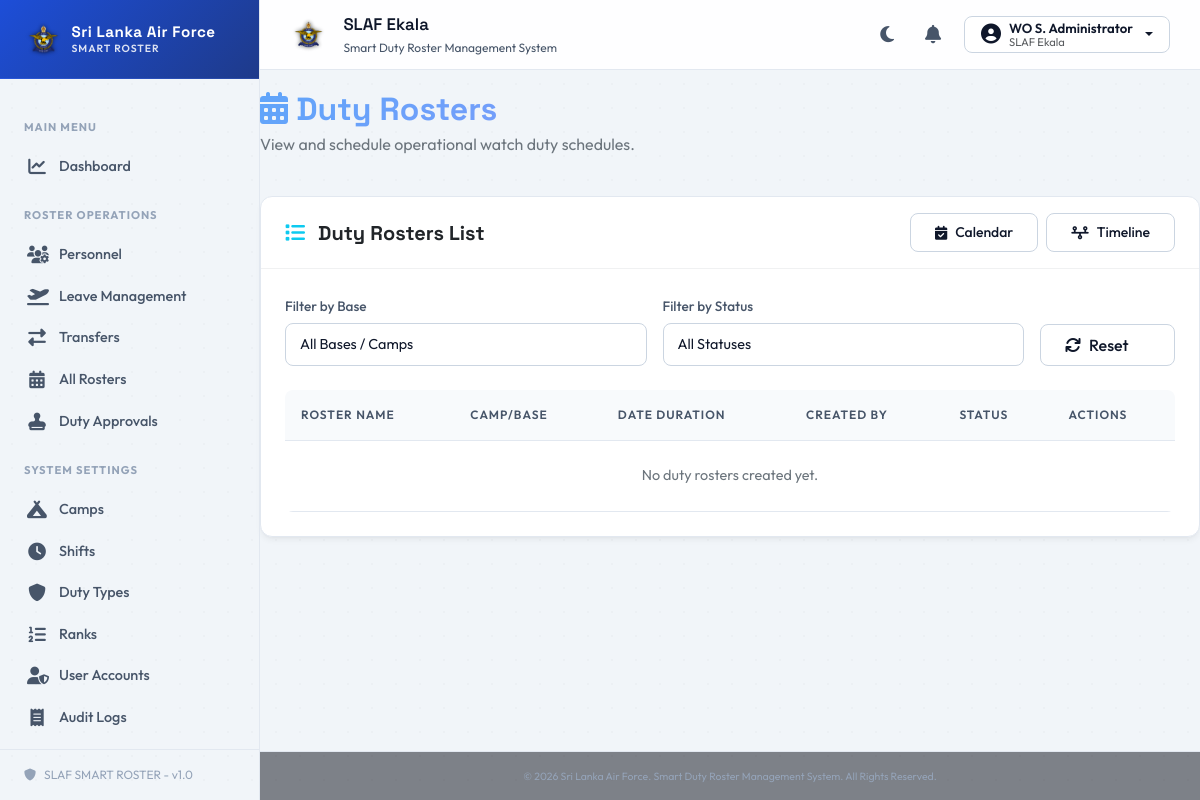
Page /rosters (signed in) on the committed database.
### tables this page shows
CREATE TABLE IF NOT EXISTS `users` (
  `user_id` INT AUTO_INCREMENT PRIMARY KEY,
  `service_number` VARCHAR(30) UNIQUE NOT NULL,
  `password_hash` VARCHAR(255) NOT NULL,
  `role_id` INT NOT NULL,
  `status` ENUM('Active', 'Suspended') DEFAULT 'Active',
  `created_at` TIMESTAMP DEFAULT CURRENT_TIMESTAMP,
  `updated_at` TIMESTAMP DEFAULT CURRENT_TIMESTAMP ON UPDATE CURRENT_TIMESTAMP,
  FOREIGN KEY (`service_number`) REFERENCES `personnel` (`service_number`) ON DELETE CASCADE ON UPDATE CASCADE,
  FOREIGN KEY (`role_id`) REFERENCES `roles` (`role_id`) ON UPDATE CASCADE,
  INDEX idx_users_role (`role_id`)
);

CREATE TABLE IF NOT EXISTS `camps` (
  `camp_id` INT AUTO_INCREMENT PRIMARY KEY,
  `camp_code` VARCHAR(50) UNIQUE NOT NULL,
  `camp_name` VARCHAR(150) NOT NULL,
  `address` TEXT NULL,
  `status` ENUM('Active', 'Inactive') DEFAULT 'Active',
  `created_at` TIMESTAMP DEFAULT CURRENT_TIMESTAMP,
  `updated_at` TIMESTAMP DEFAULT CURRENT_TIMESTAMP ON UPDATE CURRENT_TIMESTAMP,
  INDEX idx_camp_status (`status`)
);

CREATE TABLE IF NOT EXISTS `ranks` (
  `rank_id` INT AUTO_INCREMENT PRIMARY KEY,
  `rank_code` VARCHAR(50) UNIQUE NOT NULL,
  `rank_name` VARCHAR(100) NOT NULL,
  `rank_short_name` VARCHAR(20) NOT NULL,
  `display_order` INT DEFAULT 0,
  `status` ENUM('Active', 'Inactive') DEFAULT 'Active',
  `created_at` TIMESTAMP DEFAULT CURRENT_TIMESTAMP,
  `updated_at` TIMESTAMP DEFAULT CURRENT_TIMESTAMP ON UPDATE CURRENT_TIMESTAMP
);

CREATE TABLE IF NOT EXISTS `personnel` (
  `service_number` VARCHAR(30) PRIMARY KEY,
  `rank_id` INT NOT NULL,
  `initials` VARCHAR(50) NOT NULL,
  `full_name` VARCHAR(255) NOT NULL,
  `trade` VARCHAR(100) NOT NULL,
  `squadron` VARCHAR(100) NOT NULL,
  `camp_id` INT NOT NULL,
  `contact_number` VARCHAR(30) NULL,
  `email` VARCHAR(150) UNIQUE NOT NULL,
  `status` ENUM('Active', 'Inactive', 'Temporary Duty', 'Leave') DEFAULT 'Active',
  `created_at` TIMESTAMP DEFAULT CURRENT_TIMESTAMP,
  `updated_at` TIMESTAMP DEFAULT CURRENT_TIMESTAMP ON UPDATE CURRENT_TIMESTAMP,
  FOREIGN KEY (`camp_id`) REFERENCES `camps` (`camp_id`) ON UPDATE CASCADE,
  FOREIGN KEY (`rank_id`) REFERENCES `ranks` (`rank_id`) ON UPDATE CASCADE,
  INDEX idx_personnel_camp (`camp_id`),
  INDEX idx_personnel_status (`status`),
  INDEX idx_personnel_rank (`rank_id`)
);

### controllers/RosterController.php (called while the page is built, shortened)
<?php
class RosterController {
    public function index() {
        include __DIR__ . '/../views/rosters/index.php';
    }
}

### helpers/Session.php (called while the page is built, shortened)
<?php
class Session {
    public static function get($key, $default = null) {
        return isset($_SESSION[$key]) ? $_SESSION[$key] : $default;
    }
    public static function has($key) {
        return isset($_SESSION[$key]);
    }
}

### models/User.php (called while the page is built, shortened)
<?php
class User {
    public static function getProfileInfo($userId) {
        $db = Database::getInstance()->getConnection();
        $stmt = $db->prepare("
            SELECT u.user_id, p.initials, p.full_name, rk.rank_short_name, rk.rank_name, c.camp_name
            FROM users u
            JOIN personnel p ON u.service_number = p.service_number
            LEFT JOIN ranks rk ON p.rank_id = rk.rank_id
            LEFT JOIN camps c ON p.camp_id = c.camp_id
            WHERE u.user_id = :user_id
        ");
        $stmt->execute([':user_id' => $userId]);
        return $stmt->fetch();
    }
}

### views/rosters/index.php (the view, shortened to what this page needs)
<?php
include __DIR__ . '/../layout/header.php';
?>
<div class="row mb-4 align-items-center">
    <div class="col-md-12">
        <h2 class="fw-bold mb-1 gradient-text"><i class="fas fa-calendar-days"></i> Duty Rosters</h2>
        <p class="text-secondary">View and schedule operational watch duty schedules.</p>
    </div>
</div>
<div class="glass-card mb-4">
    <div class="card-header border-bottom border-secondary border-opacity-10 bg-transparent py-3 px-4 d-flex flex-wrap justify-content-between align-items-center gap-2">
        <h5 class="fw-bold mb-0 text-dark"><i class="fas fa-list text-info me-2"></i> Duty Rosters List</h5>
        <div class="d-flex gap-2 flex-wrap">
            <a href="<?= BASE_URL ?>/rosters/calendar" class="btn btn-sm btn-custom btn-custom-secondary py-2">
                <i class="fas fa-calendar-check"></i> Calendar
            </a>
            <a href="<?= BASE_URL ?>/rosters/timeline" class="btn btn-sm btn-custom btn-custom-secondary py-2">
                <i class="fas fa-timeline"></i> Timeline
            </a>
        </div>
    </div>
    <div class="card-body p-4">
        <div class="row g-3 mb-4">
            <div class="col-md-5">
                <label class="form-label text-secondary small">Filter by Base</label>
                <select id="rosterCampFilter" class="form-select form-control-custom">
                    <option value="">All Bases / Camps</option>
                </select>
            </div>
            <div class="col-md-5">
                <label class="form-label text-secondary small">Filter by Status</label>
                <select id="rosterStatusFilter" class="form-select form-control-custom">
                    <option value="">All Statuses</option>
                </select>
            </div>
            <div class="col-md-2 d-flex align-items-end">
                <button id="resetFilters" class="btn btn-custom btn-custom-secondary w-100 py-2"><i class="fas fa-arrows-rotate"></i> Reset</button>
            </div>
        </div>
        <div class="table-custom-container">
            <table class="table-custom" id="rostersTable">
                <thead>
                    <tr>
                        <th>Roster Name</th>
                        <th>Camp/Base</th>
                        <th>Date Duration</th>
                        <th>Created By</th>
                        <th>Status</th>
                        <th>Actions</th>
                    </tr>
                </thead>
                <tbody>
                    <?php if (empty($rosters)): ?>
                        <tr>
                            <td colspan="6" class="text-center text-secondary py-4">No duty rosters created yet.</td>
                        </tr>
                    <?php endif; ?>
                </tbody>
            </table>
        </div>
    </div>
</div>
<?php
include __DIR__ . '/../layout/footer.php';
?>

### views/layout/header.php (shortened to what this page needs)
<?php
$isLoggedIn = Session::has('user_id');
$roleName = Session::get('role_name');
$fullName = Session::get('full_name');
$rankName = Session::get('rank');
$serviceNum = Session::get('service_number');
$profileName = '';
$profileCampName = '';
if ($isLoggedIn && $serviceNum) {
    try {
        $profile = User::getProfileInfo(Session::get('user_id'));
        if ($profile) {
            $initials = $profile['initials'] ?? '';
            $fName = $profile['full_name'] ?? '';
            $rankShort = $profile['rank_short_name'] ?? '';
            $nameParts = explode(' ', trim($fName));
            $lastName = end($nameParts);
            $rankPrefix = ($rankShort ?: ($rankName ?? ''));
            $profileName = ($rankPrefix ? $rankPrefix . ' ' : '') . $initials . ' ' . $lastName;
            $profileCampName = $profile['camp_name'] ?: 'No Location';
        } else {
            $profileName = ($rankName ? $rankName . ' ' : '') . $fullName;
            $profileCampName = 'SLAF Base';
        }
    } catch (Exception $e) {
        $profileName = ($rankName ? $rankName . ' ' : '') . $fullName;
        $profileCampName = 'SLAF Base';
    }
}
?>
<!DOCTYPE html>
<html lang="en">
<head>
    <link href="<?= BASE_URL ?>/views/assets/vendor/css/bootstrap.min.css" rel="stylesheet">
    <link href="<?= BASE_URL ?>/views/assets/vendor/css/all.min.css" rel="stylesheet">
    <link href="<?= BASE_URL ?>/views/assets/css/style.css?v=<?= time() ?>" rel="stylesheet">
</head>
<body>
    <?php if ($isLoggedIn):
        $campName = $profileCampName ?: 'SLAF Base';
    ?>
    <div class="app-container">
        <aside class="sidebar-custom offcanvas-lg offcanvas-start" id="sidebarMenu" tabindex="-1" aria-labelledby="sidebarMenuLabel">
            <div class="sidebar-header offcanvas-header d-flex align-items-center justify-content-between">
                <div class="d-flex align-items-center gap-2">
                    <img src="<?= BASE_URL ?>/views/assets/images/slaf_logo.png" alt="SLAF Logo" style="height: 38px; width: auto; object-fit: contain;">
                    <div class="sidebar-brand-text">
                        <div class="sidebar-brand-title">Sri Lanka Air Force</div>
                        <div class="sidebar-brand-subtitle">SMART ROSTER</div>
                    </div>
                </div>
            </div>
            <div class="offcanvas-body d-flex flex-column p-0 flex-grow-1">
                <div class="sidebar-menu">
                    <div class="sidebar-group-title">Main Menu</div>
                    <a class="sidebar-link <?= ($route ?? '') === '/dashboard' ? 'active' : '' ?>" href="<?= BASE_URL ?>/dashboard">
                        <i class="fas fa-chart-line"></i> Dashboard
                    </a>
                    <?php if ($roleName === 'Administrator' || $roleName === 'Super Admin'): ?>
                        <div class="sidebar-group-title">Roster Operations</div>
                        <a class="sidebar-link <?= ($route ?? '') === '/personnel' ? 'active' : '' ?>" href="<?= BASE_URL ?>/personnel">
                            <i class="fas fa-users-gear"></i> Personnel
                        </a>
                        <a class="sidebar-link <?= ($route ?? '') === '/leaves' ? 'active' : '' ?>" href="<?= BASE_URL ?>/leaves">
                            <i class="fas fa-plane-departure"></i> Leave Management
                        </a>
                        <a class="sidebar-link <?= in_array(($route ?? ''), ['/postings', '/transfers', '/transfers/view']) ? 'active' : '' ?>" href="<?= BASE_URL ?>/transfers">
                            <i class="fas fa-right-left"></i> Transfers
                        </a>
                        <a class="sidebar-link <?= ($route ?? '') === '/rosters' ? 'active' : '' ?>" href="<?= BASE_URL ?>/rosters">
                            <i class="fas fa-calendar-days"></i> All Rosters
                        </a>
                        <a class="sidebar-link <?= ($route ?? '') === '/rosters/approve' ? 'active' : '' ?>" href="<?= BASE_URL ?>/rosters/approve">
                            <i class="fas fa-stamp"></i> Duty Approvals
                        </a>
                        <div class="sidebar-group-title">System Settings</div>
                        <a class="sidebar-link <?= ($route ?? '') === '/camps' ? 'active' : '' ?>" href="<?= BASE_URL ?>/camps">
                            <i class="fas fa-campground"></i> Camps
                        </a>
                        <a class="sidebar-link <?= ($route ?? '') === '/shifts' ? 'active' : '' ?>" href="<?= BASE_URL ?>/shifts">
                            <i class="fas fa-clock"></i> Shifts
                        </a>
                        <a class="sidebar-link <?= ($route ?? '') === '/duty-types' ? 'active' : '' ?>" href="<?= BASE_URL ?>/duty-types">
                            <i class="fas fa-shield"></i> Duty Types
                        </a>
                        <a class="sidebar-link <?= ($route ?? '') === '/ranks' ? 'active' : '' ?>" href="<?= BASE_URL ?>/ranks">
                            <i class="fas fa-list-ol"></i> Ranks
                        </a>
                        <a class="sidebar-link <?= ($route ?? '') === '/users' ? 'active' : '' ?>" href="<?= BASE_URL ?>/users">
                            <i class="fas fa-user-shield"></i> User Accounts
                        </a>
                        <?php if ($roleName === 'Super Admin'): ?>
                            <a class="sidebar-link <?= ($route ?? '') === '/audit-logs' ? 'active' : '' ?>" href="<?= BASE_URL ?>/audit-logs">
                                <i class="fas fa-receipt"></i> Audit Logs
                            </a>
                        <?php endif; ?>
                    <?php endif; ?>
                </div>
                <div class="sidebar-footer">
                    <i class="fas fa-shield"></i> SLAF SMART ROSTER - v1.0
                </div>
            </div>
        </aside>
        <div class="main-layout">
            <header class="topbar-custom">
                <div class="d-flex align-items-center">
                    <img src="<?= BASE_URL ?>/views/assets/images/slaf_logo.png" alt="SLAF Logo" class="me-3" style="height: 36px; width: auto; object-fit: contain;">
                    <div class="topbar-title-section">
                        <div class="topbar-title d-none d-md-block"><?= htmlspecialchars($campName) ?></div>
                        <div class="topbar-subtitle d-none d-md-block">Smart Duty Roster Management System</div>
                    </div>
                </div>
                <div class="topbar-actions">
                    <button class="topbar-action-btn" id="themeToggle" title="Toggle theme">
                        <i class="fas fa-moon"></i>
                    </button>
                    <a href="<?= BASE_URL ?>/notifications" class="topbar-action-btn position-relative text-decoration-none" title="Notifications">
                        <i class="fas fa-bell"></i>
                    </a>
                    <div class="dropdown">
                        <button class="btn btn-custom btn-custom-secondary dropdown-toggle py-1 px-2 px-md-3 d-inline-flex align-items-center gap-2" type="button" id="userMenu" data-bs-toggle="dropdown" aria-expanded="false">
                            <i class="fas fa-user-circle fs-5"></i>
                            <span class="d-none d-md-inline text-start" style="line-height: 1.1; font-size: 0.825rem;">
                                <span class="d-block fw-semibold" style="color: #0f172a;"><?= htmlspecialchars($profileName ?? '') ?></span>
                                <span class="d-block text-muted" style="font-size: 0.7rem; font-weight: normal;"><?= htmlspecialchars($profileCampName ?? '') ?></span>
                            </span>
                        </button>
                    </div>
                </div>
            </header>
            <div class="main-content-container">
    <?php elseif (isset($isLoginPage) && $isLoginPage): ?>
        <div class="login-wrapper">
    <?php else: ?>
        <div class="container my-4 content-wrapper">
    <?php endif; ?>

### rows in the picture
users: camps.camp_name "SLAF Ekala", ranks.rank_short_name "WO S. Administrator"
